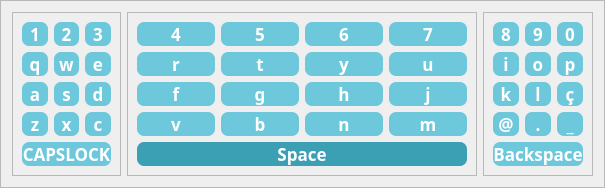
       <widget class="QFrame" name="frame_15">
        <property name="minimumSize">
         <size>
          <width>450</width>
          <height>0</height>
         </size>
        </property>
        <property name="frameShape">
         <enum>QFrame::StyledPanel</enum>
        </property>
        <property name="frameShadow">
         <enum>QFrame::Raised</enum>
        </property>
        <layout class="QHBoxLayout" name="horizontalLayout_11">
         <item>
          <widget class="QFrame" name="frame_14">
           <property name="maximumSize">
            <size>
             <width>500</width>
             <height>16777215</height>
            </size>
           </property>
           <property name="font">
            <font>
             <family>Poppins</family>
             <weight>75</weight>
             <bold>true</bold>
            </font>
           </property>
           <property name="frameShape">
            <enum>QFrame::StyledPanel</enum>
           </property>
           <property name="frameShadow">
            <enum>QFrame::Raised</enum>
           </property>
           <layout class="QGridLayout" name="gridLayout">
            <item row="3" column="1">
             <widget class="QPushButton" name="key_x">
              <property name="font">
               <font>
                <family>Poppins</family>
                <pointsize>13</pointsize>
                <weight>75</weight>
                <bold>true</bold>
               </font>
              </property>
              <property name="styleSheet">
               <string notr="true">QPushButton{
border-radius: 7px;
background-color: rgb(110, 200, 220);
border-style: outset;
color: white;
}</string>
              </property>
              <property name="text">
               <string>x</string>
              </property>
             </widget>
            </item>
            <item row="2" column="0">
             <widget class="QPushButton" name="key_a">
              <property name="font">
               <font>
                <family>Poppins</family>
                <pointsize>13</pointsize>
                <weight>75</weight>
                <bold>true</bold>
               </font>
              </property>
              <property name="styleSheet">
               <string notr="true">QPushButton{
border-radius: 7px;
background-color: rgb(110, 200, 220);
border-style: outset;
color: white;
}</string>
              </property>
              <property name="text">
               <string>a</string>
              </property>
             </widget>
            </item>
            <item row="0" column="2">
             <widget class="QPushButton" name="key_3">
              <property name="font">
               <font>
                <family>Poppins</family>
                <pointsize>13</pointsize>
                <weight>75</weight>
                <bold>true</bold>
               </font>
              </property>
              <property name="styleSheet">
               <string notr="true">QPushButton{
border-radius: 7px;
background-color: rgb(110, 200, 220);
border-style: outset;
color: white;
}</string>
              </property>
              <property name="text">
               <string>3</string>
              </property>
             </widget>
            </item>
            <item row="3" column="0">
             <widget class="QPushButton" name="key_z">
              <property name="font">
               <font>
                <family>Poppins</family>
                <pointsize>13</pointsize>
                <weight>75</weight>
                <bold>true</bold>
               </font>
              </property>
              <property name="styleSheet">
               <string notr="true">QPushButton{
border-radius: 7px;
background-color: rgb(110, 200, 220);
border-style: outset;
color: white;
}</string>
              </property>
              <property name="text">
               <string>z</string>
              </property>
             </widget>
            </item>
            <item row="1" column="0">
             <widget class="QPushButton" name="key_q">
              <property name="font">
               <font>
                <family>Poppins</family>
                <pointsize>13</pointsize>
                <weight>75</weight>
                <bold>true</bold>
               </font>
              </property>
              <property name="styleSheet">
               <string notr="true">QPushButton{
border-radius: 7px;
background-color: rgb(110, 200, 220);
border-style: outset;
color: white;
}</string>
              </property>
              <property name="text">
               <string>q</string>
              </property>
             </widget>
            </item>
            <item row="1" column="2">
             <widget class="QPushButton" name="key_e">
              <property name="font">
               <font>
                <family>Poppins</family>
                <pointsize>13</pointsize>
                <weight>75</weight>
                <bold>true</bold>
               </font>
              </property>
              <property name="styleSheet">
               <string notr="true">QPushButton{
border-radius: 7px;
background-color: rgb(110, 200, 220);
border-style: outset;
color: white;
}</string>
              </property>
              <property name="text">
               <string>e</string>
              </property>
             </widget>
            </item>
            <item row="0" column="0">
             <widget class="QPushButton" name="key_1">
              <property name="font">
               <font>
                <family>Poppins</family>
                <pointsize>13</pointsize>
                <weight>75</weight>
                <bold>true</bold>
               </font>
              </property>
              <property name="styleSheet">
               <string notr="true">QPushButton{
border-radius: 7px;
background-color: rgb(110, 200, 220);
border-style: outset;
color: white;
}</string>
              </property>
              <property name="text">
               <string>1</string>
              </property>
             </widget>
            </item>
            <item row="0" column="1">
             <widget class="QPushButton" name="key_2">
              <property name="font">
               <font>
                <family>Poppins</family>
                <pointsize>13</pointsize>
                <weight>75</weight>
                <bold>true</bold>
               </font>
              </property>
              <property name="styleSheet">
               <string notr="true">QPushButton{
border-radius: 7px;
background-color: rgb(110, 200, 220);
border-style: outset;
color: white;
}</string>
              </property>
              <property name="text">
               <string>2</string>
              </property>
             </widget>
            </item>
            <item row="3" column="2">
             <widget class="QPushButton" name="key_c">
              <property name="font">
               <font>
                <family>Poppins</family>
                <pointsize>13</pointsize>
                <weight>75</weight>
                <bold>true</bold>
               </font>
              </property>
              <property name="styleSheet">
               <string notr="true">QPushButton{
border-radius: 7px;
background-color: rgb(110, 200, 220);
border-style: outset;
color: white;
}</string>
              </property>
              <property name="text">
               <string>c</string>
              </property>
             </widget>
            </item>
            <item row="1" column="1">
             <widget class="QPushButton" name="key_w">
              <property name="font">
               <font>
                <family>Poppins</family>
                <pointsize>13</pointsize>
                <weight>75</weight>
                <bold>true</bold>
               </font>
              </property>
              <property name="styleSheet">
               <string notr="true">QPushButton{
border-radius: 7px;
background-color: rgb(110, 200, 220);
border-style: outset;
color: white;
}</string>
              </property>
              <property name="text">
               <string>w</string>
              </property>
             </widget>
            </item>
            <item row="2" column="2">
             <widget class="QPushButton" name="key_d">
              <property name="font">
               <font>
                <family>Poppins</family>
                <pointsize>13</pointsize>
                <weight>75</weight>
                <bold>true</bold>
               </font>
              </property>
              <property name="styleSheet">
               <string notr="true">QPushButton{
border-radius: 7px;
background-color: rgb(110, 200, 220);
border-style: outset;
color: white;
}</string>
              </property>
              <property name="text">
               <string>d</string>
              </property>
             </widget>
            </item>
            <item row="2" column="1">
             <widget class="QPushButton" name="key_s">
              <property name="font">
               <font>
                <family>Poppins</family>
                <pointsize>13</pointsize>
                <weight>75</weight>
                <bold>true</bold>
               </font>
              </property>
              <property name="styleSheet">
               <string notr="true">QPushButton{
border-radius: 7px;
background-color: rgb(110, 200, 220);
border-style: outset;
color: white;
}</string>
              </property>
              <property name="text">
               <string>s</string>
              </property>
             </widget>
            </item>
            <item row="4" column="0" colspan="3">
             <widget class="QPushButton" name="key_caps">
              <property name="font">
               <font>
                <family>Poppins</family>
                <pointsize>13</pointsize>
                <weight>75</weight>
                <bold>true</bold>
               </font>
              </property>
              <property name="styleSheet">
               <string notr="true">QPushButton{
border-radius: 7px;
background-color: rgb(110, 200, 220);
border-style: outset;
color: white;
}</string>
              </property>
              <property name="text">
               <string>CAPSLOCK</string>
              </property>
             </widget>
            </item>
           </layout>
          </widget>
         </item>
         <item>
          <widget class="QFrame" name="frame_17">
           <property name="minimumSize">
            <size>
             <width>350</width>
             <height>0</height>
            </size>
           </property>
           <property name="font">
            <font>
             <pointsize>14</pointsize>
            </font>
           </property>
           <property name="frameShape">
            <enum>QFrame::StyledPanel</enum>
           </property>
           <property name="frameShadow">
            <enum>QFrame::Raised</enum>
           </property>
           <layout class="QGridLayout" name="gridLayout_2">
            <item row="3" column="0">
             <widget class="QPushButton" name="key_f">
              <property name="font">
               <font>
                <family>Poppins</family>
                <pointsize>13</pointsize>
                <weight>75</weight>
                <bold>true</bold>
               </font>
              </property>
              <property name="styleSheet">
               <string notr="true">QPushButton{
border-radius: 7px;
background-color: rgb(110, 200, 220);
border-style: outset;
color: white;
}</string>
              </property>
              <property name="text">
               <string>f</string>
              </property>
             </widget>
            </item>
            <item row="4" column="3">
             <widget class="QPushButton" name="key_m">
              <property name="font">
               <font>
                <family>Poppins</family>
                <pointsize>13</pointsize>
                <weight>75</weight>
                <bold>true</bold>
               </font>
              </property>
              <property name="styleSheet">
               <string notr="true">QPushButton{
border-radius: 7px;
background-color: rgb(110, 200, 220);
border-style: outset;
color: white;
}</string>
              </property>
              <property name="text">
               <string>m</string>
              </property>
             </widget>
            </item>
            <item row="1" column="3">
             <widget class="QPushButton" name="key_u">
              <property name="font">
               <font>
                <family>Poppins</family>
                <pointsize>13</pointsize>
                <weight>75</weight>
                <bold>true</bold>
               </font>
              </property>
              <property name="styleSheet">
               <string notr="true">QPushButton{
border-radius: 7px;
background-color: rgb(110, 200, 220);
border-style: outset;
color: white;
}</string>
              </property>
              <property name="text">
               <string>u</string>
              </property>
             </widget>
            </item>
            <item row="1" column="0">
             <widget class="QPushButton" name="key_r">
              <property name="font">
               <font>
                <family>Poppins</family>
                <pointsize>13</pointsize>
                <weight>75</weight>
                <bold>true</bold>
               </font>
              </property>
              <property name="styleSheet">
               <string notr="true">QPushButton{
border-radius: 7px;
background-color: rgb(110, 200, 220);
border-style: outset;
color: white;
}</string>
              </property>
              <property name="text">
               <string>r</string>
              </property>
             </widget>
            </item>
            <item row="0" column="3">
             <widget class="QPushButton" name="key_7">
              <property name="font">
               <font>
                <family>Poppins</family>
                <pointsize>13</pointsize>
                <weight>75</weight>
                <bold>true</bold>
               </font>
              </property>
              <property name="styleSheet">
               <string notr="true">QPushButton{
border-radius: 7px;
background-color: rgb(110, 200, 220);
border-style: outset;
color: white;
}</string>
              </property>
              <property name="text">
               <string>7</string>
              </property>
             </widget>
            </item>
            <item row="4" column="0">
             <widget class="QPushButton" name="key_v">
              <property name="font">
               <font>
                <family>Poppins</family>
                <pointsize>13</pointsize>
                <weight>75</weight>
                <bold>true</bold>
               </font>
              </property>
              <property name="styleSheet">
               <string notr="true">QPushButton{
border-radius: 7px;
background-color: rgb(110, 200, 220);
border-style: outset;
color: white;
}</string>
              </property>
              <property name="text">
               <string>v</string>
              </property>
             </widget>
            </item>
            <item row="0" column="1">
             <widget class="QPushButton" name="key_5">
              <property name="font">
               <font>
                <family>Poppins</family>
                <pointsize>13</pointsize>
                <weight>75</weight>
                <bold>true</bold>
               </font>
              </property>
              <property name="styleSheet">
               <string notr="true">QPushButton{
border-radius: 7px;
background-color: rgb(110, 200, 220);
border-style: outset;
color: white;
}</string>
              </property>
              <property name="text">
               <string>5</string>
              </property>
             </widget>
            </item>
            <item row="1" column="1">
             <widget class="QPushButton" name="key_t">
              <property name="font">
               <font>
                <family>Poppins</family>
                <pointsize>13</pointsize>
                <weight>75</weight>
                <bold>true</bold>
               </font>
              </property>
              <property name="styleSheet">
               <string notr="true">QPushButton{
border-radius: 7px;
background-color: rgb(110, 200, 220);
border-style: outset;
color: white;
}</string>
              </property>
              <property name="text">
               <string>t</string>
              </property>
             </widget>
            </item>
            <item row="3" column="1">
             <widget class="QPushButton" name="key_g">
              <property name="font">
               <font>
                <family>Poppins</family>
                <pointsize>13</pointsize>
                <weight>75</weight>
                <bold>true</bold>
               </font>
              </property>
              <property name="styleSheet">
               <string notr="true">QPushButton{
border-radius: 7px;
background-color: rgb(110, 200, 220);
border-style: outset;
color: white;
}</string>
              </property>
              <property name="text">
               <string>g</string>
              </property>
             </widget>
            </item>
            <item row="3" column="3">
             <widget class="QPushButton" name="key_j">
              <property name="font">
               <font>
                <family>Poppins</family>
                <pointsize>13</pointsize>
                <weight>75</weight>
                <bold>true</bold>
               </font>
              </property>
              <property name="styleSheet">
               <string notr="true">QPushButton{
border-radius: 7px;
background-color: rgb(110, 200, 220);
border-style: outset;
color: white;
}</string>
              </property>
              <property name="text">
               <string>j</string>
              </property>
             </widget>
            </item>
            <item row="0" column="0">
             <widget class="QPushButton" name="key_4">
              <property name="font">
               <font>
                <family>Poppins</family>
                <pointsize>13</pointsize>
                <weight>75</weight>
                <bold>true</bold>
               </font>
              </property>
              <property name="styleSheet">
               <string notr="true">QPushButton{
border-radius: 7px;
background-color: rgb(110, 200, 220);
border-style: outset;
color: white;
}</string>
              </property>
              <property name="text">
               <string>4</string>
              </property>
             </widget>
            </item>
            <item row="0" column="2">
             <widget class="QPushButton" name="key_6">
              <property name="font">
               <font>
                <family>Poppins</family>
                <pointsize>13</pointsize>
                <weight>75</weight>
                <bold>true</bold>
               </font>
              </property>
              <property name="styleSheet">
               <string notr="true">QPushButton{
border-radius: 7px;
background-color: rgb(110, 200, 220);
border-style: outset;
color: white;
}</string>
              </property>
              <property name="text">
               <string>6</string>
              </property>
             </widget>
            </item>
            <item row="5" column="0" colspan="4">
             <widget class="QPushButton" name="key_space">
              <property name="font">
               <font>
                <family>Poppins</family>
                <pointsize>13</pointsize>
                <weight>75</weight>
                <bold>true</bold>
               </font>
              </property>
              <property name="styleSheet">
               <string notr="true">QPushButton{
border-radius: 7px;
background-color: rgb(60, 160, 181);
color: white
}</string>
              </property>
              <property name="text">
               <string>Space</string>
              </property>
             </widget>
            </item>
            <item row="3" column="2">
             <widget class="QPushButton" name="key_h">
              <property name="font">
               <font>
                <family>Poppins</family>
                <pointsize>13</pointsize>
                <weight>75</weight>
                <bold>true</bold>
               </font>
              </property>
              <property name="styleSheet">
               <string notr="true">QPushButton{
border-radius: 7px;
background-color: rgb(110, 200, 220);
border-style: outset;
color: white;
}</string>
              </property>
              <property name="text">
               <string>h</string>
              </property>
             </widget>
            </item>
            <item row="1" column="2">
             <widget class="QPushButton" name="key_y">
              <property name="font">
               <font>
                <family>Poppins</family>
                <pointsize>13</pointsize>
                <weight>75</weight>
                <bold>true</bold>
               </font>
              </property>
              <property name="styleSheet">
               <string notr="true">QPushButton{
border-radius: 7px;
background-color: rgb(110, 200, 220);
border-style: outset;
color: white;
}</string>
              </property>
              <property name="text">
               <string>y</string>
              </property>
             </widget>
            </item>
            <item row="4" column="2">
             <widget class="QPushButton" name="key_n">
              <property name="font">
               <font>
                <family>Poppins</family>
                <pointsize>13</pointsize>
                <weight>75</weight>
                <bold>true</bold>
               </font>
              </property>
              <property name="styleSheet">
               <string notr="true">QPushButton{
border-radius: 7px;
background-color: rgb(110, 200, 220);
border-style: outset;
color: white;
}</string>
              </property>
              <property name="text">
               <string>n</string>
              </property>
             </widget>
            </item>
            <item row="4" column="1">
             <widget class="QPushButton" name="key_b">
              <property name="font">
               <font>
                <family>Poppins</family>
                <pointsize>13</pointsize>
                <weight>75</weight>
                <bold>true</bold>
               </font>
              </property>
              <property name="styleSheet">
               <string notr="true">QPushButton{
border-radius: 7px;
background-color: rgb(110, 200, 220);
border-style: outset;
color: white;
}</string>
              </property>
              <property name="text">
               <string>b</string>
              </property>
             </widget>
            </item>
           </layout>
          </widget>
         </item>
         <item>
          <widget class="QFrame" name="frame_18">
           <property name="maximumSize">
            <size>
             <width>500</width>
             <height>16777215</height>
            </size>
           </property>
           <property name="font">
            <font>
             <family>Poppins</family>
             <weight>75</weight>
             <bold>true</bold>
            </font>
           </property>
           <property name="frameShape">
            <enum>QFrame::StyledPanel</enum>
           </property>
           <property name="frameShadow">
            <enum>QFrame::Raised</enum>
           </property>
           <layout class="QGridLayout" name="gridLayout_3">
            <item row="3" column="1">
             <widget class="QPushButton" name="key_l">
              <property name="font">
               <font>
                <family>Poppins</family>
                <pointsize>13</pointsize>
                <weight>75</weight>
                <bold>true</bold>
               </font>
              </property>
              <property name="styleSheet">
               <string notr="true">QPushButton{
border-radius: 7px;
background-color: rgb(110, 200, 220);
border-style: outset;
color: white;
}</string>
              </property>
              <property name="text">
               <string>l</string>
              </property>
             </widget>
            </item>
            <item row="3" column="2">
             <widget class="QPushButton" name="key_c_">
              <property name="font">
               <font>
                <family>Poppins</family>
                <pointsize>13</pointsize>
                <weight>75</weight>
                <bold>true</bold>
               </font>
              </property>
              <property name="styleSheet">
               <string notr="true">QPushButton{
border-radius: 7px;
background-color: rgb(110, 200, 220);
border-style: outset;
color: white;
}</string>
              </property>
              <property name="text">
               <string>ç</string>
              </property>
             </widget>
            </item>
            <item row="4" column="0">
             <widget class="QPushButton" name="key_ar">
              <property name="font">
               <font>
                <family>Poppins</family>
                <pointsize>13</pointsize>
                <weight>75</weight>
                <bold>true</bold>
               </font>
              </property>
              <property name="styleSheet">
               <string notr="true">QPushButton{
border-radius: 7px;
background-color: rgb(110, 200, 220);
border-style: outset;
color: white;
}</string>
              </property>
              <property name="text">
               <string>@</string>
              </property>
             </widget>
            </item>
            <item row="4" column="1">
             <widget class="QPushButton" name="key_pt">
              <property name="font">
               <font>
                <family>Poppins</family>
                <pointsize>13</pointsize>
                <weight>75</weight>
                <bold>true</bold>
               </font>
              </property>
              <property name="styleSheet">
               <string notr="true">QPushButton{
border-radius: 7px;
background-color: rgb(110, 200, 220);
border-style: outset;
color: white;
}</string>
              </property>
              <property name="text">
               <string>.</string>
              </property>
             </widget>
            </item>
            <item row="4" column="2">
             <widget class="QPushButton" name="key_und">
              <property name="font">
               <font>
                <family>Poppins</family>
                <pointsize>13</pointsize>
                <weight>75</weight>
                <bold>true</bold>
               </font>
              </property>
              <property name="styleSheet">
               <string notr="true">QPushButton{
border-radius: 7px;
background-color: rgb(110, 200, 220);
border-style: outset;
color: white;
}</string>
              </property>
              <property name="text">
               <string>_</string>
              </property>
             </widget>
            </item>
            <item row="2" column="2">
             <widget class="QPushButton" name="key_p">
              <property name="font">
               <font>
                <family>Poppins</family>
                <pointsize>13</pointsize>
                <weight>75</weight>
                <bold>true</bold>
               </font>
              </property>
              <property name="styleSheet">
               <string notr="true">QPushButton{
border-radius: 7px;
background-color: rgb(110, 200, 220);
border-style: outset;
color: white;
}</string>
              </property>
              <property name="text">
               <string>p</string>
              </property>
             </widget>
            </item>
            <item row="2" column="0">
             <widget class="QPushButton" name="key_i">
              <property name="font">
               <font>
                <family>Poppins</family>
                <pointsize>13</pointsize>
                <weight>75</weight>
                <bold>true</bold>
               </font>
              </property>
              <property name="styleSheet">
               <string notr="true">QPushButton{
border-radius: 7px;
background-color: rgb(110, 200, 220);
border-style: outset;
color: white;
}</string>
              </property>
              <property name="text">
               <string>i</string>
              </property>
             </widget>
            </item>
            <item row="2" column="1">
             <widget class="QPushButton" name="key_o">
              <property name="font">
               <font>
                <family>Poppins</family>
                <pointsize>13</pointsize>
                <weight>75</weight>
                <bold>true</bold>
               </font>
              </property>
              <property name="styleSheet">
               <string notr="true">QPushButton{
border-radius: 7px;
background-color: rgb(110, 200, 220);
border-style: outset;
color: white;
}</string>
              </property>
              <property name="text">
               <string>o</string>
              </property>
             </widget>
            </item>
            <item row="3" column="0">
             <widget class="QPushButton" name="key_k">
              <property name="font">
               <font>
                <family>Poppins</family>
                <pointsize>13</pointsize>
                <weight>75</weight>
                <bold>true</bold>
               </font>
              </property>
              <property name="styleSheet">
               <string notr="true">QPushButton{
border-radius: 7px;
background-color: rgb(110, 200, 220);
border-style: outset;
color: white;
}</string>
              </property>
              <property name="text">
               <string>k</string>
              </property>
             </widget>
            </item>
            <item row="0" column="1">
             <widget class="QPushButton" name="key_9">
              <property name="font">
               <font>
                <family>Poppins</family>
                <pointsize>13</pointsize>
                <weight>75</weight>
                <bold>true</bold>
               </font>
              </property>
              <property name="styleSheet">
               <string notr="true">QPushButton{
border-radius: 7px;
background-color: rgb(110, 200, 220);
border-style: outset;
color: white;
}</string>
              </property>
              <property name="text">
               <string>9</string>
              </property>
             </widget>
            </item>
            <item row="0" column="2">
             <widget class="QPushButton" name="key_0">
              <property name="font">
               <font>
                <family>Poppins</family>
                <pointsize>13</pointsize>
                <weight>75</weight>
                <bold>true</bold>
               </font>
              </property>
              <property name="styleSheet">
               <string notr="true">QPushButton{
border-radius: 7px;
background-color: rgb(110, 200, 220);
border-style: outset;
color: white;
}</string>
              </property>
              <property name="text">
               <string>0</string>
              </property>
             </widget>
            </item>
            <item row="0" column="0">
             <widget class="QPushButton" name="key_8">
              <property name="font">
               <font>
                <family>Poppins</family>
                <pointsize>13</pointsize>
                <weight>75</weight>
                <bold>true</bold>
               </font>
              </property>
              <property name="styleSheet">
               <string notr="true">QPushButton{
border-radius: 7px;
background-color: rgb(110, 200, 220);
border-style: outset;
color: white;
}
</string>
              </property>
              <property name="text">
               <string>8</string>
              </property>
             </widget>
            </item>
            <item row="5" column="0" colspan="3">
             <widget class="QPushButton" name="key_">
              <property name="font">
               <font>
                <family>Poppins</family>
                <pointsize>13</pointsize>
                <weight>75</weight>
                <bold>true</bold>
               </font>
              </property>
              <property name="styleSheet">
               <string notr="true">QPushButton{
border-radius: 7px;
background-color: rgb(110, 200, 220);
border-style: outset;
color: white;
}</string>
              </property>
              <property name="text">
               <string>Backspace</string>
              </property>
             </widget>
            </item>
           </layout>
          </widget>
         </item>
        </layout>
       </widget>
